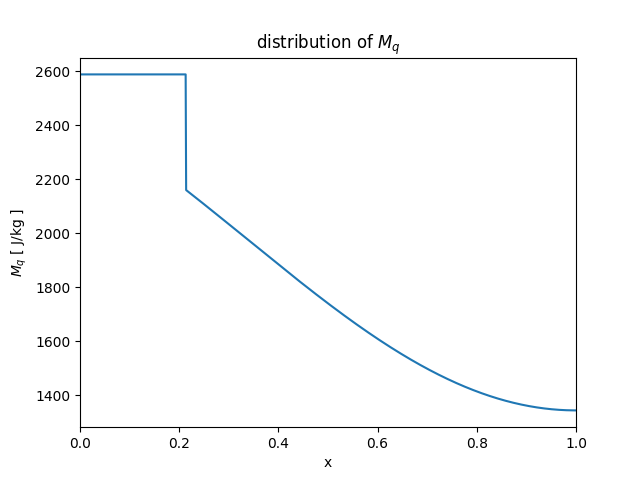

Python code for this plot:
#!/usr/bin/env python3
# -*- coding: utf-8 -*-

## for larger SST

import numpy as np
from matplotlib import pyplot as plt

## parameter
g = 9.80665
Ms0 = 3017.0
Mq0 = 2431.0
Msp = 0.0435
Mqp = 0.0507
E0 = 125.0
R0 = 150.0
a = 28.0
r = 0.2
cr = 0.0038
a1 = 2.32
a2 = 10.8
pi = np.pi
dx = 0.001
xmax = 1000

## changable parameter
dsst = 2.0
T = 3100.0

## varible
q = 0.0
fc = 0.0

T = 3100.0
Ms = Ms0 + Msp*T
Mq = Mq0 + Mqp*T
C = Mq * (1+r) / ((Ms-Mq) - r*Mq)
fc3 = 3*E0 / ((pi**2) * a * dsst * (1+C))
fc = np.cbrt(fc3)

out = np.array([Mq]*xmax)
Rclr = R0 + cr*T
omg = -((g*Rclr) / Ms)
Mq = (-g*(E0-a*dsst)) / omg
ix = xmax - 1
out[ix] = Mq
x = 1.0 - dx

while x > fc:
    cpx = np.cos(pi*x)
    k1 = g*(E0 + a*dsst*cpx)/((1-x)*omg) + out[ix]/(1-x)
    
    out[ix-1] = out[ix] - dx * k1

    x = x - dx
    ix = ix - 1

xnum = np.arange(0, 1, dx)
#plt.plot(xnum[ix:xmax-1], out[ix:xmax-1])
#plt.plot(xnum[0:ix-1], out[0:ix-1])
plt.plot(xnum, out)
plt.xlim(0.0,1.0)
plt.title("distribution of $M_q$")
plt.xlabel("x")
plt.ylabel("$M_q$ [ J/kg ]")
plt.show()
